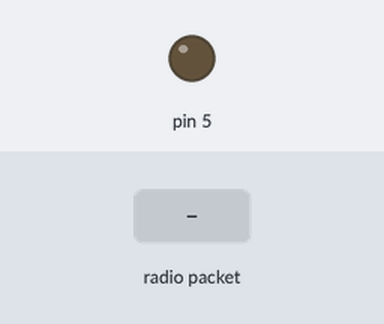
This sketch was run on a simulated Arduino Uno, built with avr-gcc and run on an emulated ATmega328P. Parts: output pins drawn as LEDs (lit = HIGH). The inputs (shaded band) are chosen by the test bench. No radio packets arrive unless stated; what the sketch prints to the serial monitor is not drawn.

Above: at 1.2 s.
1.3 s: radio packet "1" arrives
At 1.7 s:
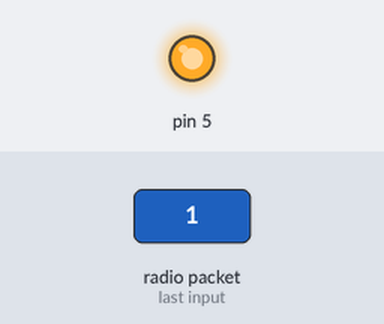
Timing chart, 0 to 4.3 s (numbered marks = the images above; inputs shaded):
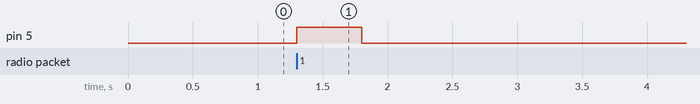

The sketch:

receiver.ino
```cpp
#include <RH_ASK.h>
#include <SPI.h>

RH_ASK driver;
String data;
void setup()
{
  pinMode(5, OUTPUT);
  Serial.begin(9600);	// Debugging
  if (!driver.init())
    Serial.println("init failed");
}

void loop()
{
  uint8_t buf[12];
  uint8_t buflen = sizeof(buf);
  if (driver.recv(buf, &buflen))
  {
    Serial.print("Message: ");
    Serial.println((char*)buf);
    data = ((char*)buf);
    Serial.println(data);
    if (data) {
      digitalWrite(5, HIGH);
      delay(500);
      digitalWrite(5, LOW);
      delay(500);
    }
    else {
      digitalWrite(5, LOW);
    }
  }
}
```

Measured:
- after the input at 1.3 s, pin 5: LOW → HIGH at once, → LOW 0.50 s later
